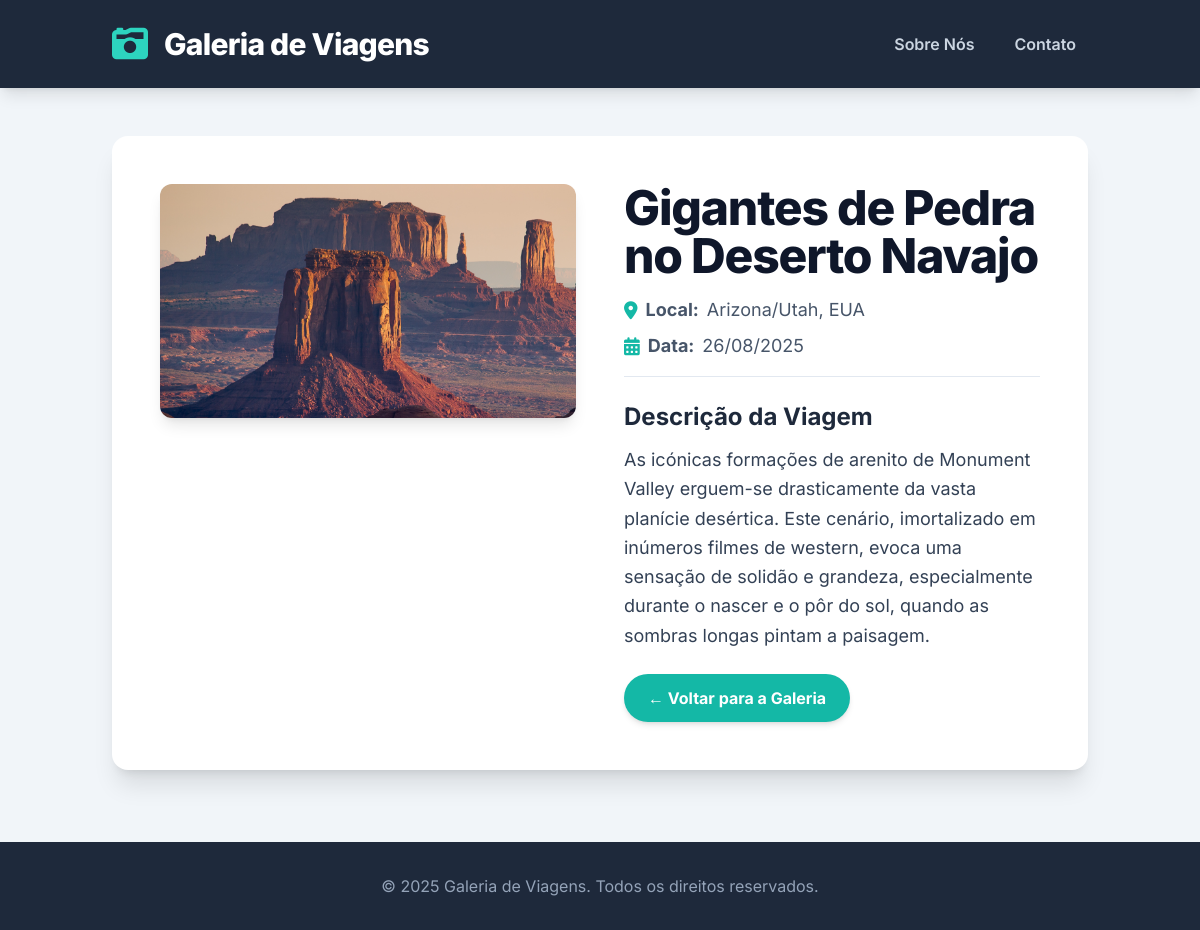
Page /foto/18/ on the committed database.
### fotos/models.py (models this page shows, shortened)
class Foto(models.Model):
    titulo = models.CharField(max_length=150, null=False, blank=False)
    local = models.CharField(max_length=100, null=False, blank=False)
    continente = models.CharField(max_length=30, choices=CONTINENTES, default="america-do-sul")
    descricao = models.TextField()
    imagem = models.ImageField(upload_to='fotos/%Y/%m/%d/', blank=True)
    data_viagem = models.DateField(default=date.today)
    publicada = models.BooleanField(default=True)
    destaque = models.BooleanField(default=False, help_text="Marque para que esta foto possa aparecer na página inicial.")
    class Meta:
        verbose_name = 'Foto'
        verbose_name_plural = 'Fotos'
        ordering = ['-data_viagem']

### fotos/views.py (the view)
# urls.py: path('foto/<int:foto_id>/', views.detalhe_foto, name='detalhe_foto'),
def detalhe_foto(request, foto_id):
    foto = get_object_or_404(Foto, pk=foto_id)
    return render(request, 'fotos/detalhe_foto.html', {'foto': foto})

### fotos/templates/fotos/detalhe_foto.html (shortened to what this page needs)
{% extends 'fotos/base.html' %}
{% block content %}
<div class="bg-white rounded-2xl shadow-xl p-8 lg:p-12">
    <div class="flex flex-col md:flex-row gap-8 lg:gap-12">
        {% if foto.imagem %}
            <div class="md:w-1/2">
                <img src="{{ foto.imagem.url }}" alt="{{ foto.titulo }}" class="w-full h-auto object-cover rounded-xl shadow-lg">
            </div>
        {% endif %}
        <div class="md:w-1/2 flex flex-col">
            <h2 class="text-5xl font-extrabold text-slate-900 mb-4 tracking-tight">{{ foto.titulo }}</h2>
            <div class="mb-6 border-b border-slate-200 pb-4 flex flex-wrap gap-x-6 gap-y-2">
                <p class="text-slate-600 text-lg flex items-center gap-2">
                    <i class="fas fa-map-marker-alt text-teal-500"></i>
                    <strong>Local:</strong> {{ foto.local }}
                </p>
                <p class="text-slate-600 text-lg flex items-center gap-2">
                    <i class="fas fa-calendar-alt text-teal-500"></i>
                    <strong>Data:</strong> {{ foto.data_viagem|date:"d/m/Y" }}
                </p>
            </div>
            <h3 class="text-2xl font-bold text-slate-800 mb-3">Descrição da Viagem</h3>
            <p class="text-slate-700 text-lg leading-relaxed mb-6">{{ foto.descricao }}</p>
            <div class="mt-auto text-left">
                <a href="{% url 'index' %}" class="inline-block bg-teal-500 hover:bg-teal-600 text-white font-bold py-3 px-6 rounded-full transition-all duration-300 shadow-md hover:shadow-lg">&larr; Voltar para a Galeria</a>
            </div>
        </div>
    </div>
</div>
{% endblock %}

### fotos/templates/fotos/base.html (style rules this page uses)
body { font-family: 'Inter', sans-serif; }

### rows in the picture
Foto: imagem (picture), titulo "Gigantes de Pedra no Deserto Navajo", local "Arizona/Utah, EUA", data_viagem "26/08/2025", descricao "As icónicas formações de arenito de Monument Valley erguem-se drasticamente da vasta planície desértica. Este cenário, imortalizado em inúmeros filmes de western, evoca uma sensação de solidão e grandeza, especialmente durante o nascer e o pôr do sol, quando as sombras longas pintam a paisagem."
